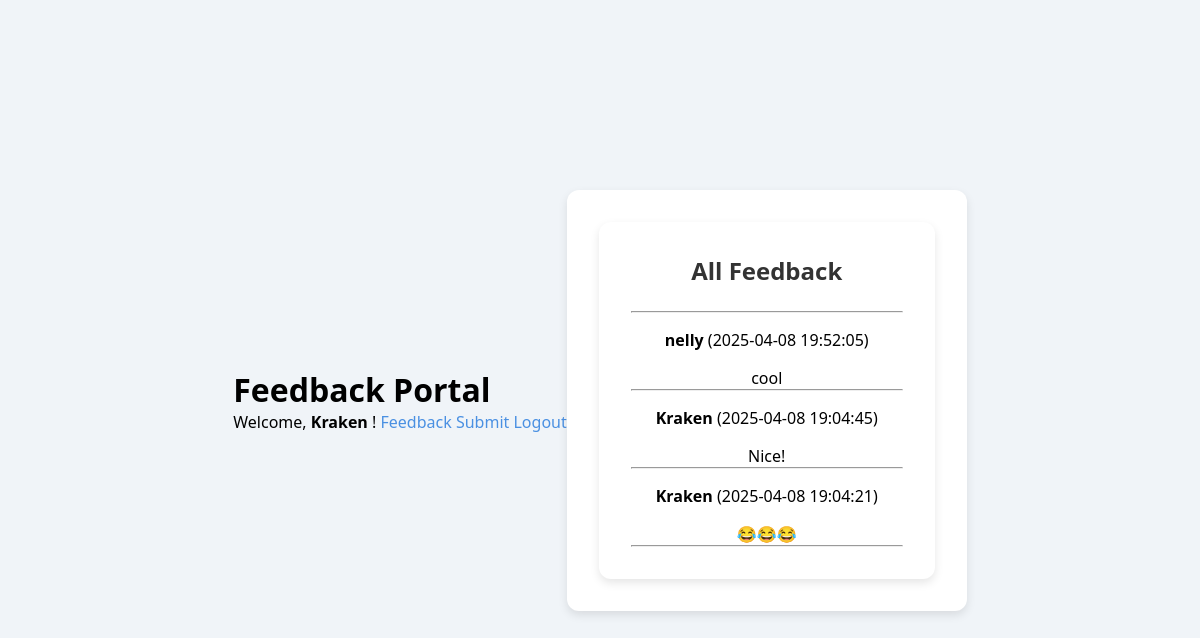
Screenshot of /view_feedback.php (signed in) with the database file from the repository.
### tables this page shows
CREATE TABLE `feedback` (
  `id` int NOT NULL,
  `user_id` int DEFAULT NULL,
  `message` text,
  `submitted_at` timestamp NULL DEFAULT CURRENT_TIMESTAMP
);

CREATE TABLE `users` (
  `ID` int NOT NULL,
  `NAME` varchar(255) NOT NULL,
  `EMAIL` varchar(255) NOT NULL,
  `PASSWORD` varchar(255) NOT NULL
);

### view_feedback.php (the view, shortened to what this page needs)
<?php
include 'header.php';
include 'db_connect.php';
$sql = "SELECT f.message, f.submitted_at, u.name
        FROM feedback f
        JOIN users u ON f.user_id = u.id
        ORDER BY f.submitted_at DESC";
$result = $conn->query($sql);
?>
<!DOCTYPE html>
<html lang="en">
<head>
    <link rel="stylesheet" href="style.css">
</head>
<body>
<div class="container">
    <h2>All Feedback</h2>
    <hr>
    <?php
    if ($result->num_rows > 0) {
        while ($row = $result->fetch_assoc()) {
            echo "<div class='feedback'>";
            echo "<p><strong>" . htmlspecialchars($row['name']) . "</strong> (" . $row['submitted_at'] . ")</p>";
            echo "<p>" . nl2br(htmlspecialchars_decode($row['message'])) . "</p>";
            echo "<hr></div>";
        }
    } else {
        echo "<p>No feedback submitted yet.</p>";
    }
    ?>
</div>
</body>
</html>

### header.php (shortened to what this page needs)
<!DOCTYPE html>
<html>
<head>
    <link rel="stylesheet" href="style.css">
</head>
<body>
    <div class="navbar">
        <h1>Feedback Portal</h1>
        <div class="nav-links">
            <?php if (isset($_SESSION['user_id'])): ?>
                <span>Welcome,
                    <strong>
                        <?php
                            echo isset($_SESSION['user_name'])
                                ? htmlspecialchars((string)$_SESSION['user_name'], ENT_QUOTES, 'UTF-8')
                                : 'User';
                        ?>
                    </strong>!
                </span>
                <a href="view_feedback.php">Feedback</a>
                <a href="feedback.php">Submit</a>
                <a href="logout.php">Logout</a>
            <?php else: ?>
                <a href="login.html">Login</a>
                <a href="index.html">Sign Up</a>
            <?php endif; ?>
        </div>
    </div>
    <div class="container">

### style.css (style rules this page uses)
* { box-sizing: border-box; margin: 0; padding: 0; font-family: 'Segoe UI', Tahoma, Geneva, Verdana, sans-serif; }
body { background: #f0f4f8; display: flex; justify-content: center; align-items: center; min-height: 100vh; }
.container { background-color: #ffffff; padding: 2rem; border-radius: 12px; box-shadow: 0 4px 10px rgba(0, 0, 0, 0.1); width: 100%; max-width: 400px; }
h2 { text-align: center; margin-bottom: 1.5rem; color: #333; }
p { margin-top: 1rem; text-align: center; }
a { color: #4a90e2; text-decoration: none; }

### rows the page displays
feedback: user.NAME "nelly", submitted_at "2025-04-08 19:52:05", message "cool"
feedback: user.NAME "Kraken", submitted_at "2025-04-08 19:04:45", message "Nice!"
feedback: user.NAME "Kraken", submitted_at "2025-04-08 19:04:21", message "😂😂😂"

### other values shown
$_SESSION['user_name'] "Kraken"
